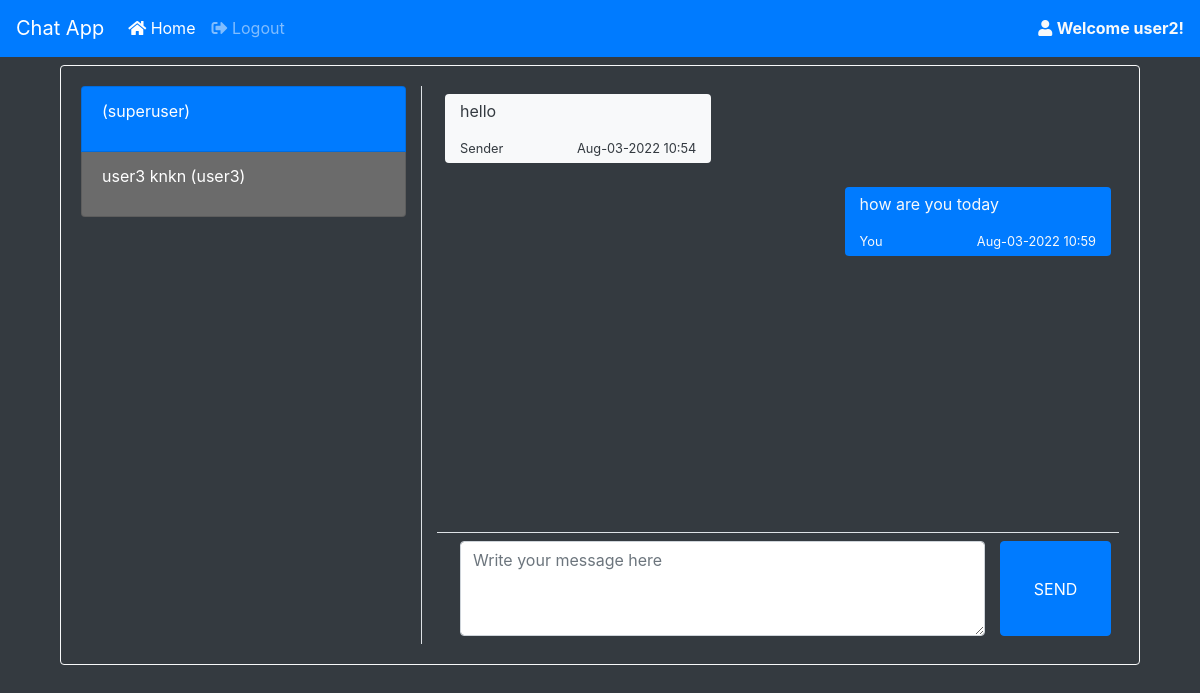
/home/?u=3 (signed in), run on the app's committed database.
### chat/models.py (models this page shows, shortened)
class chatMessages(models.Model):
    user_from = models.ForeignKey(User,
        on_delete=models.CASCADE,related_name="+")
    user_to = models.ForeignKey(User,
        on_delete=models.CASCADE,related_name="+")
    message = models.TextField()
    date_created = models.DateTimeField(default=timezone.now)

### chat/views.py (the view)
# urls.py: path('', views.home, name='chat-home'),
@login_required
def home(request):
    User = get_user_model()
    users = User.objects.all()
    chats = {}
    if request.method == 'GET' and 'u' in request.GET:
        chats = chatMessages.objects.filter(Q(user_from=request.user.id, user_to=request.GET['u']) | Q(user_from=request.GET['u'], user_to=request.user.id))
        chats = chats.order_by('date_created')
    context = {
        "page":"home",
        "users":users,
        "chats":chats,
        "chat_id": int(request.GET['u'] if request.method == 'GET' and 'u' in request.GET else 0)
    }
    print(request.GET['u'] if request.method == 'GET' and 'u' in request.GET else 0)
    return render(request,"chat/home.html",context)

### chat/templates/chat/home.html (shortened to what this page needs)
{% extends 'chat/base.html' %} {% load static %}  {% block content %}
<div class="container" style="height: 75%;">
    <div class="card bg-dark h-100 border-light">
        <div class="card-body h-100">
            <div class="row h-100">
                <div class="col-md-4 border-right h-100">
                    <div class="list-group bg-dark" id='user-list'>
                        {% for u in users %} {% if not u.id == 1 and not u.id == user.id %}
                        <a class="list-group-item {% if u.id != chat_id %}bg-dark{% else %}bg-primary{% endif %} text-white" href="{% url 'chat-home' %}?u={{u.id}}">
                            <div>
                                <p>{{u.first_name}} {{u.last_name}} ({{u.username}})</p>
                            </div>
                        </a>
                        {% endif %} {% endfor %}
                    </div>
                </div>
                <div class="col-md-8 h-100">
                    {% if not chat_id > 0 %}
                    <div class="h-100 d-flex flex-column justify-content-center align-items-center">
                        <h3>Start Chat now</h3>
                        <p><small class="text-muted">Please select a person to chat with.</small></p>
                    </div>
                    {% else%}
                    <div id="chat-box-field" class="h-100">
                        <div class="chat-box" style="height:80%">
                            {% for chat in chats %} {% if chat.user_from == user %}
                            <div class="p-2 w-100 d-flex justify-content-end">
                                <div class=" chat-bubble  ml-2 mb-2 bg-primary text-light rounded" data-id="{{chat.id}}">
                                    <p>{{chat.message}}</p>
                                    <div class="d-flex justify-content-between"><small>You</small> <small>{{chat.date_created|date:"M-d-Y H:i"}}</small></div>
                                </div>
                            </div>
                            {% else %}
                            <div class="p-2 w-100 d-flex justify-content-start">
                                <div class="chat-bubble mr-2 mb-2 bg-light text-dark rounded" data-id="{{chat.id}}">
                                    <p>{{chat.message}}</p>
                                    <div class=" d-flex justify-content-between"><small>Sender</small> <small>{{chat.date_created|date:"M-d-Y H:i"}}</small></div>
                                </div>
                            </div>
                            {% endif %} {% endfor %}
                        </div>
                        <div class="chat-box-form border-top p-2" style="height:20%">
                            <div class="w-100 h-100">
                                <form action="" id="chat-submit" class="h-100 d-flex ">
                                    <div class="col-md-10 h-100">
                                        <textarea name="message" id="" class="h-100 w-100 form-control" placeholder="Write your message here"></textarea>
                                    </div>
                                    <button class="button btn btn-primary h-100 w-100 justify-content-center align-items-center d-flex">SEND</button>
                                </form>
                            </div>
                        </div>
                    </div>
                    {% endif %}
                </div>
            </div>
        </div>
    </div>
</div>
{% endblock %}

### chat/templates/chat/base.html (shortened to what this page needs)
<!DOCTYPE html>
<html lang="en">
{% load static %}
<head>
    <link rel="stylesheet" href="{% static 'css/bootstrap.min.css' %}">
    <link rel="stylesheet" href="{% static 'fontawesome-free/css/all.min.css' %}">
    <link rel="stylesheet" href="{% static 'css/custom.css' %}">
</head>
<body class='bg-dark text-light'>
    <nav class="navbar navbar-expand-lg navbar-dark bg-primary w-100 border-bottom border-primary mb-2" id="top-nav">
        <a class="navbar-brand" href="{% url 'chat-home' %}">Chat App</a>
        <div class="collapse navbar-collapse" id="nav-menu">
            <ul class="navbar-nav mr-auto">
                <li class="nav-item {% if page == 'home' %} active {% endif %}">
                    <a class="nav-link" href="{% url 'chat-home' %}"><i class="fa fa-home"></i> Home</a>
                </li>
                <li class="nav-item">
                    <a class="nav-link" href="{% url 'chat-logout' %}"><i class="fa fa-sign-out-alt"></i> Logout</a>
                </li>
            </ul>
            {% if user.is_authenticated %}
            <span><a class="text-light"  href="{% url 'chat-profile' %}"><i class="fa fa-user"></i> <b>Welcome {{user.first_name}}!</b></a></span> {% endif %}
        </div>
    </nav>
    <div class="container h-100">
        {% block content %}{% endblock content %}
    </div>
</body>
</html>

### static/css/custom.css (style rules this page uses)
html, body { height: 100%; width: 100%; }

### chat/templates/chat/base.html (style rules this page uses)
html, body { height: 100%; width: 100%; }

### chat/templates/chat/home.html (style rules this page uses)
#user-list a.bg-dark { background-color: rgb(107, 107, 107) !important; }
.list-group-item { cursor: pointer }
.chat-bubble { min-width: 40%; max-width: 80%; padding: 5px 15px; }
.chat-box { overflow: auto; max-width: 100%; }

### data on the page
chatMessages: message "hello", date_created "Aug-03-2022 10:54"
chatMessages: message "how are you today", date_created "Aug-03-2022 10:59"

### other printed values
{{ user.first_name }} "user2"
{{ u.username }} "superuser"
{{ u.first_name }} "user3"
{{ u.last_name }} "knkn"
{{ u.username }} "user3"
